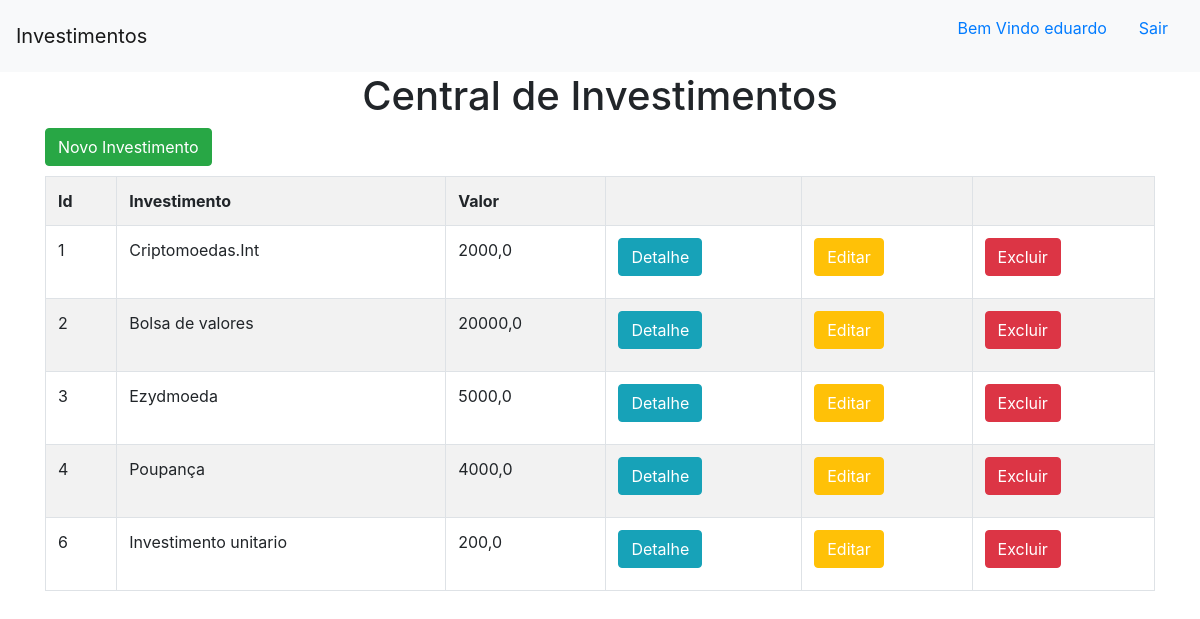
The app's page / (signed in) with its own data.
### invista/models.py (models this page shows)
class Investimento(models.Model):
    investimento = models.TextField(max_length=255)
    valor = models.FloatField()
    pago = models.BooleanField(default=False)
    data = models.DateField(default=datetime.now)

### invista/views.py (the view)
# urls.py: path('',views.investimentos_leitura, name='investimentosleitura'),
def investimentos_leitura(request):
    dados = {
        'dados': Investimento.objects.all()
    }
    return render(request,'investimentos_ps/investimentosleitura.html',context=dados)

### invista/templates/investimentos_ps/investimentosleitura.html
{% extends 'investimentos_ps/base.html' %}
{% block conteudo %}
<h1 style='text-align: center;'>Central de Investimentos</h1>
<div class='container'>
    <button class='btn btn-success' style="margin-bottom: 10px;"><a style='color:white;' href="{% url 'novo_investimento' %}">Novo Investimento</a></button>
    <table class="table table-striped table-bordered">
        <tr>
            <th>Id</th>
            <th>Investimento</th>
            <th>Valor</th>
            <th></th>
            <th></th>
            <th></th>
        </tr>
        {% for dado in dados %}
        <tr>
            <td>{{dado.id}}</td>
            <td>{{dado.investimento}}</td>
            <td>{{dado.valor}}</td>
            <td><button class="btn btn-info" style="margin-bottom: 10px;"><a style='color:white;'href="{% url 'detalhe' dado.id %}">Detalhe</a></button></td>
            <td><button class="btn btn-warning" style="margin-bottom: 10px;"><a style='color:white;'href="{% url 'editar' dado.id %}">Editar</a></button></td>
            <td><button class="btn btn-danger" style="margin-bottom: 10px;"><a style='color:white;'href="{% url 'excluir' dado.id %}">Excluir</a></button></td>
        </tr>
        {% endfor %}
    </table>
</div>
{% endblock %}

### invista/templates/investimentos_ps/base.html (shortened to what this page needs)
<!doctype html>
<html lang="en">
  <head>
    <link rel="stylesheet" href="https://cdn.jsdelivr.net/npm/bootstrap@4.6.2/dist/css/bootstrap.min.css">
  </head>
  <body>
    <nav class="navbar navbar-light bg-light">
        <a class="navbar-brand" href="{% url 'investimentosleitura' %}">Investimentos</a>
        <ul style="list-style: none;">
          {% if user.is_authenticated %}
          <li style="float: left">
            <a class="nav-item nav-link">Bem Vindo {{user.get_username}}</a>
          </li>
          <li style="float: left">
            <a class="nav-item nav-link" href="{% url 'logout' %}">Sair</a>
          </li>
          {% endif %}
      </ul>
    </nav>
    {% block conteudo %}
    {% endblock %}
  </body>
</html>

### records on screen
Investimento: id "1", investimento "Criptomoedas.Int", valor "2000,0"
Investimento: id "2", investimento "Bolsa de valores", valor "20000,0"
Investimento: id "3", investimento "Ezydmoeda", valor "5000,0"
Investimento: id "4", investimento "Poupança", valor "4000,0"
Investimento: id "6", investimento "Investimento unitario", valor "200,0"

### other values on screen
{{ user.get_username }} "eduardo"
